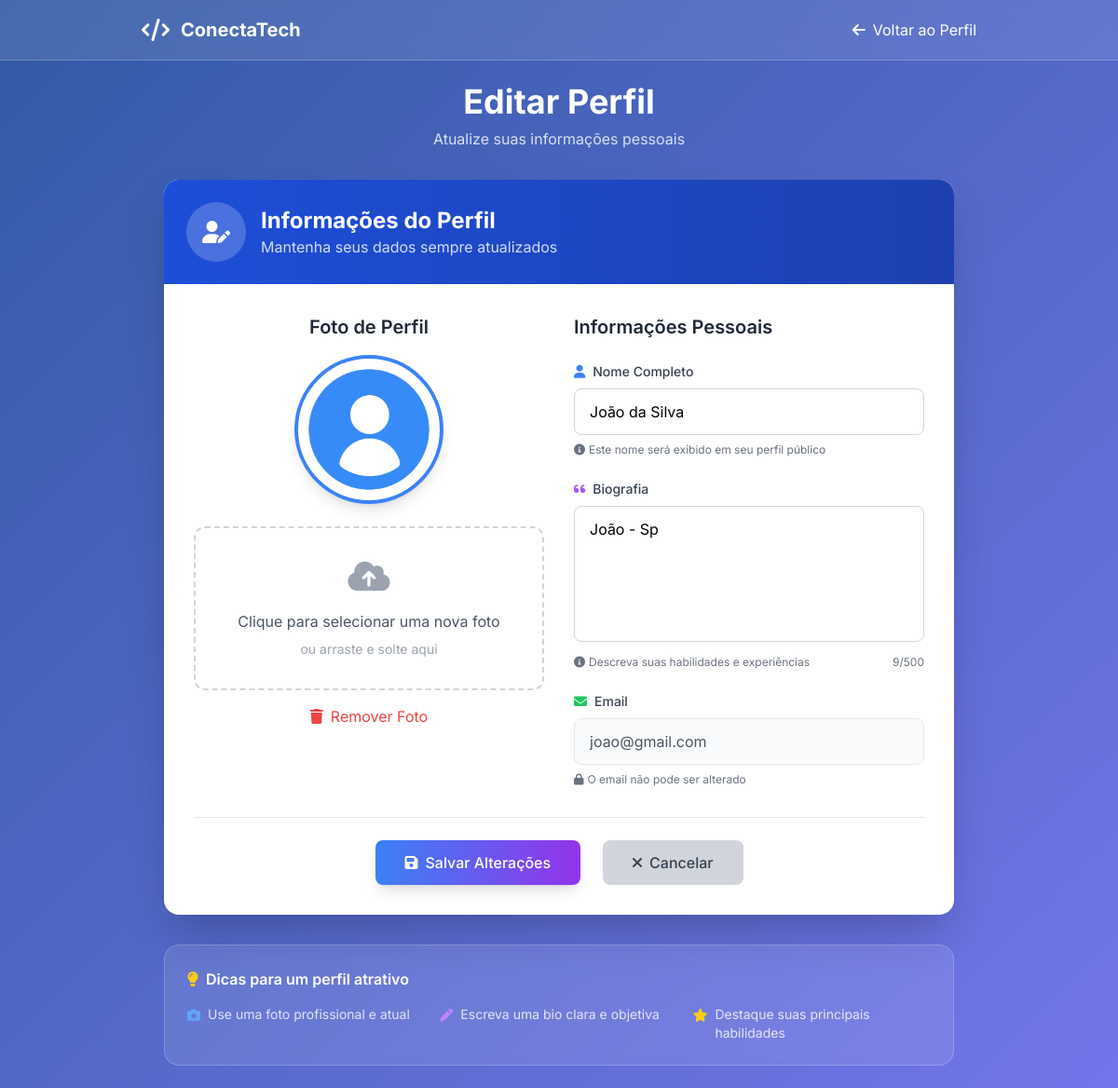
/editar_perfil.php?id=2, run on the app's committed database.
### tables this page shows
CREATE TABLE `users` (
  `id` int(11) NOT NULL,
  `nome` varchar(100) NOT NULL,
  `email` varchar(100) NOT NULL,
  `senha` varchar(255) NOT NULL,
  `foto_perfil` varchar(255) DEFAULT NULL,
  `bio` text DEFAULT NULL,
  `data_criacao` timestamp NOT NULL DEFAULT current_timestamp()
);

### editar_perfil.php (the view, shortened to what this page needs)
<?php
$host = "localhost";
$dbname = "conectatech";
$username = "root";
$password = "";
try {
    $pdo = new PDO("mysql:host=$host;dbname=$dbname;charset=utf8", $username, $password);
    $pdo->setAttribute(PDO::ATTR_ERRMODE, PDO::ERRMODE_EXCEPTION);
} catch (PDOException $e) {
    die("Erro na conexão: " . $e->getMessage());
}
$user_id = $_GET['id'] ?? 1;
$stmt = $pdo->prepare("SELECT * FROM users WHERE id = :id");
$stmt->execute(['id' => $user_id]);
$user = $stmt->fetch(PDO::FETCH_ASSOC);
?><!DOCTYPE html>
<html lang="pt-BR">
<head>
    <script src="https://cdn.tailwindcss.com"></script>
    <link href="https://cdnjs.cloudflare.com/ajax/libs/font-awesome/6.0.0/css/all.min.css" rel="stylesheet">
</head>
<body class="gradient-bg min-h-screen">
    <nav class="glass-effect border-b border-white/20 p-4">
        <div class="max-w-4xl mx-auto flex justify-between items-center">
            <div class="flex items-center space-x-3">
                <i class="fas fa-code text-white text-2xl"></i>
                <h1 class="text-white text-xl font-bold">ConectaTech</h1>
            </div>
            <a href="perfil.php?id=<?php echo $user_id; ?>"
                class="text-white hover:text-blue-200 transition-colors flex items-center space-x-2">
                <i class="fas fa-arrow-left"></i>
                <span>Voltar ao Perfil</span>
            </a>
        </div>
    </nav>
    <div class="max-w-4xl mx-auto p-6">
        <div class="text-center mb-8">
            <h2 class="text-4xl font-bold text-white mb-2">Editar Perfil</h2>
            <p class="text-white/80">Atualize suas informações pessoais</p>
        </div>
        <div class="form-card bg-white rounded-2xl shadow-2xl overflow-hidden">
            <div class="bg-gradient-to-r from-blue-700 to-blue-800 p-6">
                <div class="flex items-center space-x-4">
                    <div class="w-16 h-16 bg-white/20 rounded-full flex items-center justify-center">
                        <i class="fas fa-user-edit text-white text-2xl"></i>
                    </div>
                    <div>
                        <h3 class="text-2xl font-bold text-white">Informações do Perfil</h3>
                        <p class="text-white/80">Mantenha seus dados sempre atualizados</p>
                    </div>
                </div>
            </div>
            <form method="POST" enctype="multipart/form-data" class="p-8" id="editForm" action="">
                <div class="grid grid-cols-1 lg:grid-cols-2 gap-8">
                    <div class="space-y-6">
                        <div class="text-center">
                            <h4 class="text-xl font-semibold text-gray-800 mb-4">Foto de Perfil</h4>
                            <div class="mb-6">
                                <img id="photoPreview"
                                    src="<?php echo htmlspecialchars($user['foto_perfil'] ?: 'https://images.unsplash.com/photo-1507003211169-0a1dd7228f2d?w=300&h=300&fit=crop&crop=face'); ?>"
                                    alt="Foto atual"
                                    class="preview-image w-40 h-40 object-cover rounded-full border-4 border-blue-500 shadow-lg mx-auto"
                                    onerror="this.src='https://images.unsplash.com/photo-1507003211169-0a1dd7228f2d?w=300&h=300&fit=crop&crop=face';">
                            </div>
                            <div class="drag-area border-2 border-dashed border-gray-300 rounded-xl p-8 text-center cursor-pointer hover:border-blue-400 transition-colors"
                                onclick="document.getElementById('foto_perfil').click()">
                                <i class="fas fa-cloud-upload-alt text-4xl text-gray-400 mb-4"></i>
                                <p class="text-gray-600 mb-2">Clique para selecionar uma nova foto</p>
                                <p class="text-sm text-gray-400">ou arraste e solte aqui</p>
                            </div>
                            <div class="flex justify-center space-x-4 mt-4">
                                <button type="button" onclick="removePhoto()"
                                    class="text-red-500 hover:text-red-700 transition-colors flex items-center space-x-2">
                                    <i class="fas fa-trash"></i>
                                    <span>Remover Foto</span>
                                </button>
                            </div>
                        </div>
                    </div>
                    <div class="space-y-6">
                        <h4 class="text-xl font-semibold text-gray-800 mb-4">Informações Pessoais</h4>
                        <div class="space-y-2">
                            <label class="block text-sm font-medium text-gray-700">
                                <i class="fas fa-user text-blue-500 mr-2"></i>Nome Completo
                            </label>
                            <input type="text" name="nome" id="nome"
                                class="input-focus w-full px-4 py-3 border border-gray-300 rounded-lg focus:ring-2 focus:ring-blue-500 focus:border-transparent"
                                value="<?php echo htmlspecialchars($user['nome']); ?>" required
                                placeholder="Digite seu nome completo">
                            <div class="text-xs text-gray-500 flex items-center space-x-1">
                                <i class="fas fa-info-circle"></i>
                                <span>Este nome será exibido em seu perfil público</span>
                            </div>
                        </div>
                        <div class="space-y-2">
                            <label class="block text-sm font-medium text-gray-700">
                                <i class="fas fa-quote-left text-purple-500 mr-2"></i>Biografia
                            </label>
                            <textarea name="bio" id="bio" rows="5"
                                class="input-focus w-full px-4 py-3 border border-gray-300 rounded-lg focus:ring-2 focus:ring-purple-500 focus:border-transparent resize-none"
                                placeholder="Conte um pouco sobre você, suas habilidades e interesses..."><?php echo htmlspecialchars($user['bio'] ?? ''); ?></textarea>
                            <div class="flex justify-between items-center text-xs text-gray-500">
                                <div class="flex items-center space-x-1">
                                    <i class="fas fa-info-circle"></i>
                                    <span>Descreva suas habilidades e experiências</span>
                                </div>
                                <span id="charCount">0/500</span>
                            </div>
                        </div>
                        <div class="space-y-2">
                            <label class="block text-sm font-medium text-gray-700">
                                <i class="fas fa-envelope text-green-500 mr-2"></i>Email
                            </label>
                            <input type="email"
                                class="w-full px-4 py-3 border border-gray-200 rounded-lg bg-gray-50 text-gray-600"
                                value="<?php echo htmlspecialchars($user['email']); ?>" readonly>
                            <div class="text-xs text-gray-500 flex items-center space-x-1">
                                <i class="fas fa-lock"></i>
                                <span>O email não pode ser alterado</span>
                            </div>
                        </div>
                    </div>
                </div>
                <div
                    class="flex flex-col sm:flex-row justify-center space-y-4 sm:space-y-0 sm:space-x-6 mt-8 pt-6 border-t border-gray-200">
                    <button type="submit"
                        class="bg-gradient-to-r from-blue-500 to-purple-600 hover:from-blue-600 hover:to-purple-700 text-white px-8 py-3 rounded-lg font-medium transition-all duration-300 flex items-center justify-center space-x-2 shadow-lg hover:shadow-xl">
                        <i class="fas fa-save"></i>
                        <span>Salvar Alterações</span>
                    </button>
                    <a href="perfil.php?id=<?php echo $user_id; ?>"
                        class="bg-gray-300 hover:bg-gray-400 text-gray-700 px-8 py-3 rounded-lg font-medium transition-colors flex items-center justify-center space-x-2 no-underline">
                        <i class="fas fa-times"></i>
                        <span>Cancelar</span>
                    </a>
                </div>
            </form>
        </div>
        <div class="mt-8 bg-white/10 backdrop-blur-sm rounded-2xl p-6 border border-white/20">
            <h4 class="text-white font-semibold mb-4 flex items-center">
                <i class="fas fa-lightbulb text-yellow-400 mr-2"></i>
                Dicas para um perfil atrativo
            </h4>
            <div class="grid grid-cols-1 md:grid-cols-3 gap-4 text-white/80 text-sm">
                <div class="flex items-start space-x-2">
                    <i class="fas fa-camera text-blue-400 mt-1"></i>
                    <span>Use uma foto profissional e atual</span>
                </div>
                <div class="flex items-start space-x-2">
                    <i class="fas fa-pen text-purple-400 mt-1"></i>
                    <span>Escreva uma bio clara e objetiva</span>
                </div>
                <div class="flex items-start space-x-2">
                    <i class="fas fa-star text-yellow-400 mt-1"></i>
                    <span>Destaque suas principais habilidades</span>
                </div>
            </div>
        </div>
    </div>
</body>
</html>

### editar_perfil.php (style rules this page uses)
body { font-family: 'Inter', sans-serif; }
.gradient-bg { background: linear-gradient(135deg, rgba(16, 63, 150, 0.86) 0%, #3f42e2ba 100%); }
.glass-effect { backdrop-filter: blur(10px); background: rgba(255, 255, 255, 0.1); }
.form-card { transition: all 0.3s ease; }
.input-focus { transition: all 0.3s ease; }
.preview-image { transition: all 0.3s ease; }
.drag-area { transition: all 0.3s ease; }

### data on the page
users: foto_perfil (picture), nome "João da Silva", bio "João - Sp", email "joao@gmail.com"
